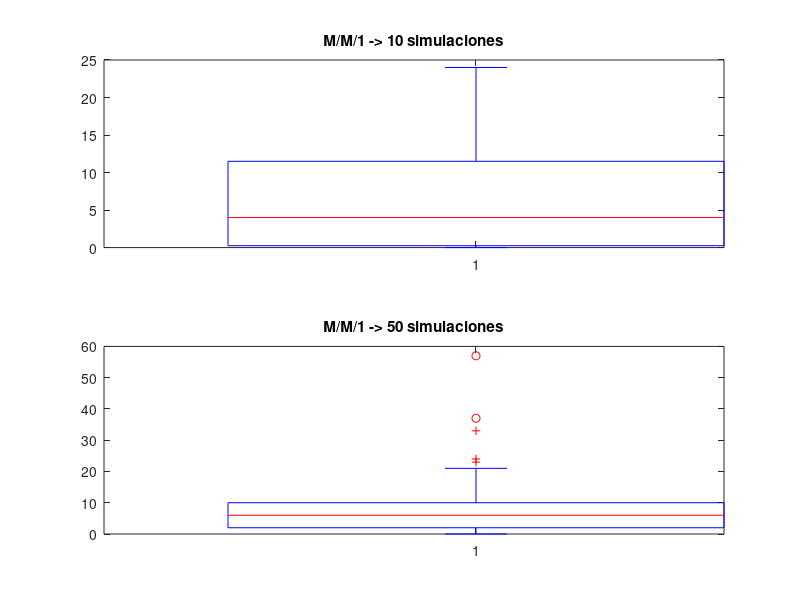
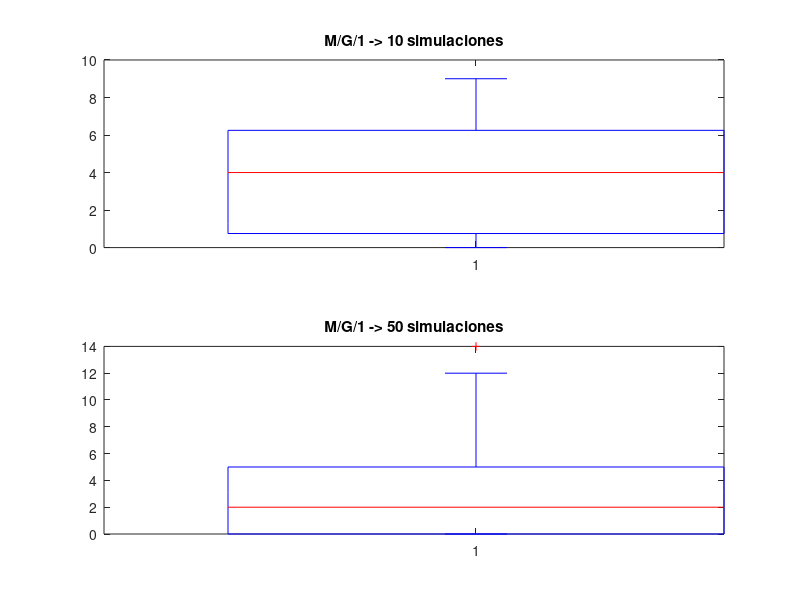

MATLAB code to generate these figures, in order:
clear;
close all;
clf;

% cargamos los ficheros con las muestras
mm1_10000 = load('p2d_mm1/output_Q.csv');
mg1_10000 = load('p2d_mg1/output_Q.csv');

% N = 10
index = randperm(10000);
mm1_10000_shuf = mm1_10000(index);
mg1_10000_shuf = mg1_10000(index);
mm1_10 = mm1_10000_shuf(1:10);
mg1_10 = mg1_10000_shuf(1:10);

% N = 50
index = randperm(10000);
mm1_10000_shuf = mm1_10000(index);
mg1_10000_shuf = mg1_10000(index);
mm1_50 = mm1_10000_shuf(1:50);
mg1_50 = mg1_10000_shuf(1:50);

% N = 100
index = randperm(10000);
mm1_10000_shuf = mm1_10000(index);
mg1_10000_shuf = mg1_10000(index);
mm1_100 = mm1_10000_shuf(1:100);
mg1_100 = mg1_10000_shuf(1:100);

% N = 200
index = randperm(10000);
mm1_10000_shuf = mm1_10000(index);
mg1_10000_shuf = mg1_10000(index);
mm1_200 = mm1_10000_shuf(1:200);
mg1_200 = mg1_10000_shuf(1:200);
% ahora que tenemos todas las medias muestrales para 10, 50, 100 y 200
% visualizamos las boxplot en busca de outliers y asimetrias
figure(1);
subplot(2,1,1);
boxplot(mm1_10);
title("M/M/1 -> 10 simulaciones");

subplot(2,1,2);
boxplot(mm1_50);
title("M/M/1 -> 50 simulaciones");

figure(2);
subplot(2,1,1);
boxplot(mg1_10);
title("M/G/1 -> 10 simulaciones");

subplot(2,1,2);
boxplot(mg1_50);
title("M/G/1 -> 50 simulaciones");
